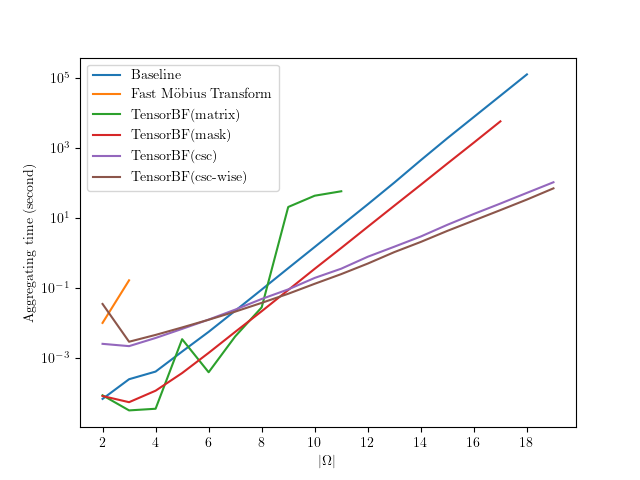

Here is the Python script that generated this plot:
#!/usr/bin/python
from sys import argv
import os
import sys
import inspect
from tqdm import tqdm
import pickle
import matplotlib.pyplot as plt
import shutil
from scipy.signal import savgol_filter

currentdir = os.path.dirname(os.path.abspath(inspect.getfile(inspect.currentframe())))
parentdir = os.path.dirname(currentdir)
sys.path.insert(0, parentdir) 
parentdir2 = os.path.dirname(parentdir)
sys.path.insert(0, parentdir2) 

dirname = os.path.dirname(__file__)
basename =os.path.basename(__file__)


from pyds.pyds import MassFunction
#from tensords.tensords import TensorMassFunction
#from tensords.tensords_mask import TensorMassFunctionMask


from itertools import product
from TestTool import *

params = { "text.usetex" : True,"font.family" : "serif", "font.serif" : ["Computer Modern Serif"]}
plt.rcParams.update(params)
data = {}

fig, ax = plt.subplots()
ax: plt.Axes = ax

file = open(dirname+'/' +'data_20240529_tensords_baseline.pickle', 'rb')
data1 = pickle.load(file)
x_baseline = [i['n'] for i in data1][0:]
y_baseline = [i['time'] for i in data1][0:]
file.close()


file = open(dirname+'/' +'data_20240529_tensords_matrix.pickle', 'rb')
data1 = pickle.load(file)
x_matrix = [i['n'] for i in data1][0:]
y_matrix = [i['time'] for i in data1][0:]
#y_matrix = savgol_filter(y_matrix,2,1)
file.close()

file = open(dirname+'/' +'data_20240529_tensords_mask.pickle', 'rb')
data1 = pickle.load(file)
x_mask = [i['n'] for i in data1][0:]
y_mask = [i['time'] for i in data1][0:]
file.close()

file = open(dirname+'/' +'data_20240529_tensords_mask_csc.pickle', 'rb')
data1 = pickle.load(file)
x_mask_csc = [i['n'] for i in data1][0:]
y_mask_csc = [i['time'] for i in data1][0:]
file.close()

file = open(dirname+'/' +'data_20240529_tensords_csc_wise.pickle', 'rb')
data1 = pickle.load(file)
x_csc_wise = [i['n'] for i in data1][0:]
y_csc_wise = [i['time'] for i in data1][0:]
file.close()

x_mobious = [2,3]
y_mobious = [0.0099,0.1636]

asd=123
ax.plot(x_baseline,y_baseline,label='Baseline')
ax.plot(x_mobious,y_mobious,label='Fast Möbius Transform')
ax.plot(x_matrix,y_matrix,label='TensorBF(matrix)')
ax.plot(x_mask,y_mask,label='TensorBF(mask)')
ax.plot(x_mask_csc,y_mask_csc,label='TensorBF(csc)')
ax.plot(x_csc_wise,y_csc_wise,label='TensorBF(csc-wise)')


ax.set_yscale('log')
ax.set_xlabel("$|\Omega|$")
ax.set_ylabel("Aggregating time (second)")
ax.legend()
from matplotlib.ticker import MaxNLocator
ax.xaxis.set_major_locator(MaxNLocator(integer=True))


fileName = dirname + '/' + basename.replace('.py','.png')
plt.savefig(fileName)

fileName = dirname + '/' + basename.replace('.py','.pdf')
plt.savefig(fileName)

fileName2 = "D:/Dropbox/Apps/Overleaf/Toan_202405_Tensor_BeliefFunction/Figures/"+basename.replace('.py','.pdf')
shutil.copyfile(fileName,fileName2 )


mi_matrix = 1000000000; ma_matrix = -1000000000
mi_matrix_x = 1000000000; ma_matrix_x = -1000000000
mi_mask = 1000000000; ma_mask = -1000000000
mi_mask_x = 1000000000; ma_mask_x = -1000000000
mi_mask_csc = 1000000000; ma_mask_csc = -1000000000
mi_mask_csc_x = 1000000000; ma_mask_csc_x = -1000000000
mi_csc_wise = 1000000000; ma_csc_wise = -1000000000
mi_csc_wise_x = 1000000000; ma_csc_wise_x = -1000000000

for i in range(len(x_baseline)):
    
    if i < len(y_matrix):
        ratio = y_baseline[i]/y_matrix[i]
        if ratio<mi_matrix: mi_matrix = ratio; mi_matrix_x = x_baseline[i]
        if ratio>ma_matrix: ma_matrix = ratio; ma_matrix_x = x_baseline[i]
    

    if i < len(y_mask):
        ratio = y_baseline[i]/y_mask[i]
        if ratio<mi_mask: mi_mask = ratio; mi_mask_x = x_baseline[i]
        if ratio>ma_mask: ma_mask = ratio; ma_mask_x = x_baseline[i]
    

    if i < len(y_mask_csc):
        ratio = y_baseline[i]/y_mask_csc[i]
        if ratio<mi_mask_csc: mi_mask_csc = ratio; mi_mask_csc_x = x_baseline[i]
        if ratio>ma_mask_csc: ma_mask_csc = ratio; ma_mask_csc_x = x_baseline[i]
   

    if i < len(y_csc_wise):
        ratio = y_baseline[i]/y_csc_wise[i]
        if ratio<mi_csc_wise: mi_csc_wise = ratio; mi_csc_wise_x = x_baseline[i]
        if ratio>ma_csc_wise: ma_csc_wise = ratio; ma_csc_wise_x = x_baseline[i]

print(f'y_matrix: {mi_matrix_x},{ma_matrix_x}', mi_matrix, ma_matrix)
print(f'y_mask: {mi_mask_x},{ma_mask_x}', mi_mask, ma_mask)
print(f'y_mask_csc: {mi_mask_csc_x},{ma_mask_csc_x}', mi_mask_csc, ma_mask_csc)
print(f'y_csc_wise: {mi_csc_wise_x},{ma_csc_wise_x}', mi_csc_wise, ma_csc_wise)
plt.show()
